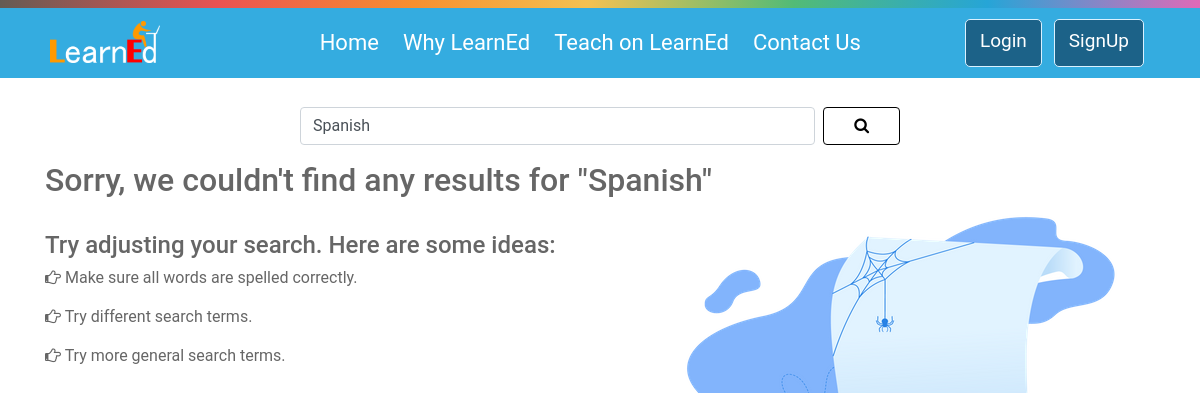
Page /search.php?s=Spanish on the earlier database version.
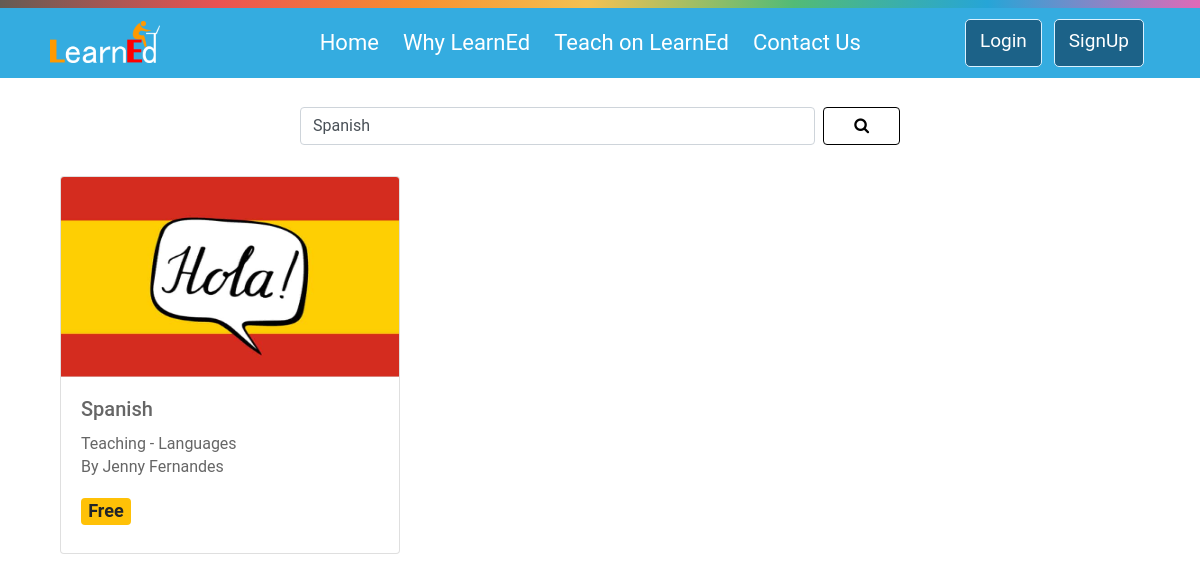
Same page on the later database version.
### tables this page shows
CREATE TABLE `course` (
  `CID` int(11) NOT NULL,
  `name` varchar(100) NOT NULL,
  `sub_cat_id` int(11) NOT NULL,
  `thumbnail` varchar(50) NOT NULL,
  `decription` text NOT NULL,
  `level` varchar(25) NOT NULL,
  `UID` int(11) NOT NULL,
  `price` varchar(60) NOT NULL,
  `discount` int(25) NOT NULL,
  `submitted` tinyint(4) NOT NULL DEFAULT 0,
  `approved` tinyint(4) NOT NULL DEFAULT 0,
  `date` timestamp NOT NULL DEFAULT current_timestamp()
);

CREATE TABLE `cat` (
  `cat_id` int(10) NOT NULL,
  `cat_name` text NOT NULL
);

CREATE TABLE `sub_cat` (
  `sub_cat_id` int(11) NOT NULL,
  `sub_cat_name` text NOT NULL,
  `cat_id` int(11) NOT NULL
);

CREATE TABLE `signup_user` (
  `UID` int(11) NOT NULL,
  `fname` varchar(25) NOT NULL,
  `lname` varchar(25) NOT NULL,
  `email` varchar(60) NOT NULL,
  `level` varchar(20) NOT NULL,
  `password` varchar(50) NOT NULL,
  `answer` varchar(100) DEFAULT NULL
);

### inc/function.php (the view)
<?php
function view_search_course(){
		include("admin/inc/db.php");
  if (isset($_GET["s"])) {
    $search=$_GET["s"];
    $get_cat=$con->prepare("select c.*,cat.cat_name, sc.sub_cat_name,u.fname,u.lname from course as c,cat, sub_cat as sc, signup_user as u WHERE sc.cat_id=cat.cat_id AND c.sub_cat_id=sc.sub_cat_id AND c.UID=u.UID AND c.submitted=1 and c.approved=1 AND c.name LIKE '%$search%' ");
    $get_cat->execute();
    if ($get_cat->rowCount() > 0) {
    while ($row=$get_cat->fetch(PDO::FETCH_ASSOC)):
      echo '<div class="card wow fadeInUp"><a href="signup.php">
        <img class="card-img-top" src="img/thumbnails/'.$row['thumbnail'].'" alt="Card image cap">
        <div class="card-body">
        <h5 class="card-title">'.$row['name'].'</h5>
        <p class="card-text">'.$row['cat_name']." - ".$row['sub_cat_name'].'<br>By '.$row['fname'].' '.$row['lname'].'</p>';
      if($row['discount']){
          echo "<h4><span class='badge badge-warning'><b> &#8377;".(($row['price'])-(($row['price'])/($row['discount'])))."</b></span></h4><strike> &#8377;".$row['price']."</strike>";
        }
        else{
        if(!$row['price']){ echo "<h4><span class='badge badge-warning'>Free</span></h4>";}
        else{ echo "<h4><span class='badge badge-warning'> &#8377;".$row['price']."</span></h4>";}}
    echo '</div></a></div>';
    endwhile;
    return true;
    }else{
      return false;
    }
  }
}
 ?>

### search.php (shortened to what this page needs)
<?php
require_once "inc/function.php";
  include("inc/header.php");
?>
<div class="container">
  <div class="m-3">
              <form class="form searchform" action="search.php" method="get" style="display: flex;">
                  <input class="form-control mr-sm-2" type="search" name="s" placeholder="Search" aria-label="Search" value="<?php if(isset($_GET["s"])){echo $_GET["s"]; }?>" style="width: 100%;">
                  <button class="btn btn-outline-light my-2 my-sm-0" type="submit" style="padding-left: 30px; padding-right: 30px;color: black;border:1px solid #000;"><i class="fa fa-search" aria-hidden="true"></i></button >
              </form>
  </div>
                      <div class="course-holder">
                         <?php if(!view_search_course()) { ?>
                          <div class="error404">
                              <h2>Sorry, we couldn't find any results for "<?php echo $_GET["s"]; ?>"</h2><br>
                              <h4>Try adjusting your search. Here are some ideas:</h4>
                              <p><i class="fa fa-hand-o-right" aria-hidden="true"></i> Make sure all words are spelled correctly.</p>
                              <p><i class="fa fa-hand-o-right" aria-hidden="true"></i> Try different search terms.</p>
                              <p><i class="fa fa-hand-o-right" aria-hidden="true"></i>  Try more general search terms.</p>
                              <br><br><br><br><br><br><br><br><br><br><br><br>
                          </div>
                          <?php } ?>
                      </div>
                </div>

Differences in the rows shown:
now on this page (row edited): course: thumbnail (picture), name "Spanish", cat.cat_name "Teaching", sub_cat.sub_cat_name "Languages", UID.fname "Jenny", UID.lname "Fernandes", discount "Free"
Other differences:
$_GET["s"]: "Spanish" → (not shown)
text no longer shown: "Sorry, we couldn't find any results for \" \" Try adjusting your search. Here are some ideas: Make sure all words are spelled correctly. Try different search terms. Try more general search terms."
